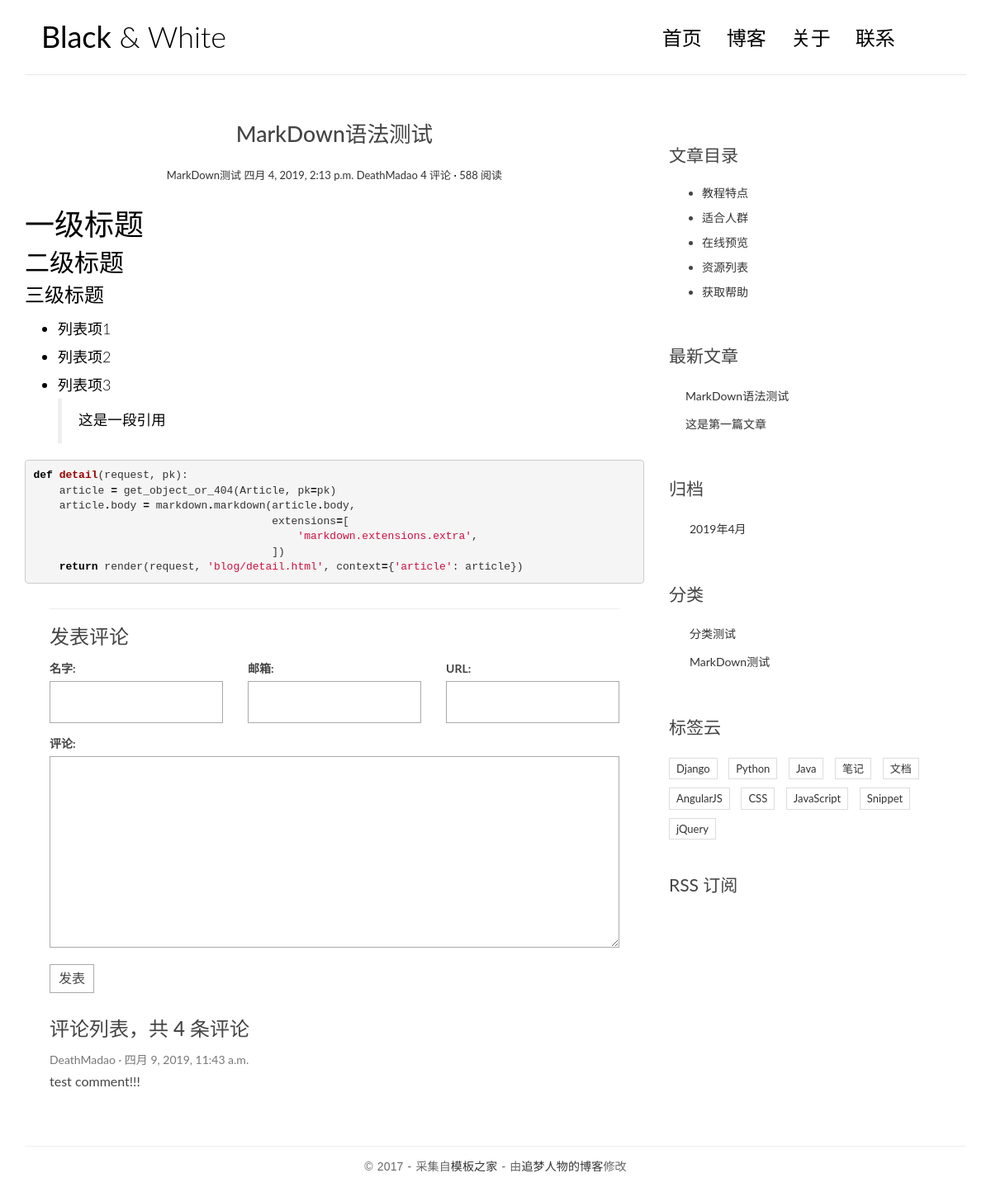
Screenshot of /article/2/ with the database file from the repository.
### blog/models.py (models this page shows, shortened)
class Article(models.Model):
    title = models.CharField(max_length=70)
    body = models.TextField()
    created_time = models.DateTimeField()
    modified_time = models.DateTimeField()
    excerpt = models.CharField(max_length=200, blank=True)
    category = models.ForeignKey(Category)
    tags = models.ManyToManyField(Tag, blank=True)
    author = models.ForeignKey(User)
    objects = models.Manager()
    def get_absolute_url(self):
        return reverse('blog:detail', kwargs={'pk': self.pk})

class Category(models.Model):
    name = models.CharField(max_length=100)
    objects = models.Manager()

### comments/models.py (models this page shows, shortened)
class Comment(models.Model):
    name = models.CharField(max_length=100)
    email = models.EmailField(max_length=255)
    url = models.URLField(blank=True)
    text = models.TextField()
    created_time = models.DateTimeField(auto_now_add=True)
    article = models.ForeignKey('blog.Article')

### blog/views.py (the view)
# urls.py: url(r'^article/(?P<pk>[0-9]+)/$', views.detail, name='detail'),
def detail(request, pk):
    article = get_object_or_404(Article, pk=pk)
    article.body = markdown.markdown(article.body,
                                     extensions=[
                                         'markdown.extensions.extra',
                                         'markdown.extensions.codehilite',
                                         'markdown.extensions.toc',
                                     ])
    form = CommentForm()
    comment_list = article.comment_set.all()
    context = {
        "article": article,
        "form": form,
        "comment_list": comment_list,
    }
    return render(request, 'blog/detail.html', context=context)

### comments/forms.py
class CommentForm(forms.ModelForm):
    class Meta:
        model = Comment
        fields = ['name', 'email', 'url', 'text']

### blog/templatetags/blog_tags.py (called while the page is built)
@register.simple_tag
def get_recent_articles(num=5):
    return Article.objects.all().order_by('-created_time')[:num]

@register.simple_tag
def archives():
    return Article.objects.dates('created_time', 'month', order='DESC')

@register.simple_tag
def get_categories():
    return Category.objects.all()

### templates/blog/detail.html (shortened to what this page needs)
{% extends 'base.html' %}
{% block main %}
    <article class="article article-1">
        <header class="entry-header">
            <h1 class="entry-title">{{ article.title }}</h1>
            <div class="entry-meta">
                <span class="article-category"><a href="#">{{ article.category.name }}</a></span>
                <span class="article-date"><a href="#"><time class="entry-date"
                                                          datetime="{{ article.created_time }}">{{ article.created_time }}</time></a></span>
                <span class="article-author"><a href="#">{{ article.author }}</a></span>
                <span class="comments-link"><a href="#">4 评论</a></span>
                <span class="views-count"><a href="#">588 阅读</a></span>
            </div>
        </header>
        <div class="entry-content clearfix">
            {{ article.body|safe }}
        </div>
    </article>
    <section class="comment-area" id="comment-area">
        <hr>
        <h3>发表评论</h3>
        <form action="{% url 'comments:article_comment' article.pk %}" method="post" class="comment-form">
            <div class="row">
                <div class="col-md-4">
                    <label for="{{ form.name.id_for_label }}">名字:</label>
                    {{ form.name }}
                </div>
                <div class="col-md-4">
                    <label for="{{ form.email.id_for_label }}">邮箱:</label>
                    {{ form.email }}
                </div>
                <div class="col-md-4">
                    <label for="{{ form.url.id_for_label }}">URL:</label>
                    {{ form.url }}
                </div>
                <div class="col-md-12">
                    <label for="{{ form.text.id_for_label }}">评论:</label>
                    {{ form.text }}
                    <button type="submit" class="comment-btn">发表</button>
                </div>
            </div>
        </form>
        <div class="comment-list-panel">
            <h3>评论列表，共 <span>4</span> 条评论</h3>
            <ul class="comment-list list-unstyled">
                {% for comment in comment_list %}
                    <li class="comment-item">
                        <span class="nickname">{{ comment.name }}</span>
                        <time class="submit-date"
                              datetime="{{ comment.created_time }}">{{ comment.created_time }}</time>
                        <div class="text">
                            {{ comment.text }}
                        </div>
                    </li>
                {% empty %}
                    暂无评论
                {% endfor %}
            </ul>
        </div>
    </section>
{% endblock main %}
{% block toc %}
    <div class="widget widget-content">
        <h3 class="widget-title">文章目录</h3>
        <ul>
            <li>
                <a href="#">教程特点</a>
            </li>
            <li>
                <a href="#">适合人群</a>
            </li>
            <li>
                <a href="#">在线预览</a>
            </li>
            <li>
                <a href="#">资源列表</a>
            </li>
            <li>
                <a href="#">获取帮助</a>
            </li>
        </ul>
    </div>
{% endblock toc %}

### templates/base.html (shortened to what this page needs)
{% load staticfiles %}
{% load blog_tags %}
<!DOCTYPE html>
<html>
<head>
    <link rel="stylesheet" href="http://code.ionicframework.com/ionicons/2.0.1/css/ionicons.min.css">
    <link rel="stylesheet" href="{% static 'blog/css/bootstrap.min.css' %}">
    <link rel="stylesheet" href="{% static 'blog/css/pace.css' %}">
    <link rel="stylesheet" href="{% static 'blog/css/custom.css' %}">
    <link rel="stylesheet" href="{% static 'blog/css/highlights/github.css' %}">
</head>
<body>
<div class="container">
    <header id="site-header">
        <div class="row">
            <div class="col-md-4 col-sm-5 col-xs-8">
                <div class="logo">
                    <h1><a href="index.html"><b>Black</b> &amp; White</a></h1>
                </div>
            </div>
            <div class="col-md-8 col-sm-7 col-xs-4">
                <nav class="main-nav" role="navigation">
                    <div class="collapse navbar-collapse" id="bs-example-navbar-collapse-1">
                        <ul class="nav navbar-nav navbar-right">
                            <li class="cl-effect-11"><a href="index.html" data-hover="首页">首页</a></li>
                            <li class="cl-effect-11"><a href="full-width.html" data-hover="博客">博客</a></li>
                            <li class="cl-effect-11"><a href="about.html" data-hover="关于">关于</a></li>
                            <li class="cl-effect-11"><a href="contact.html" data-hover="联系">联系</a></li>
                        </ul>
                    </div>
                </nav>
            </div>
        </div>
    </header>
</div>
<div class="content-body">
    <div class="container">
        <div class="row">
            <main class="col-md-8">
                {% block main %}
                {% endblock main %}
            </main>
            <aside class="col-md-4">
                {% block toc %}
                {% endblock toc %}
                <div class="widget widget-recent-posts">
                    <h3 class="widget-title">最新文章</h3>
                    {% get_recent_articles as recent_articles_list %}
                    <ul>
                        {% for article in recent_articles_list %}
                        <li>
                            <a href="{{ article.get_absolute_url }}">{{ article.title }}</a>
                        </li>
                        {% empty %}
                        暂无文章!
                        {% endfor %}
                    </ul>
                </div>
                <div class="widget widget-archives">
                    <h3 class="widget-title">归档</h3>
                    {% archives as date_list %}
                    <ul>
                        {% for date in date_list %}
                        <li>
                            <a href="{% url 'blog:archives' date.year date.month %}">{{ date.year }}年{{ date.month }}月</a>
                        </li>
                        {% empty %}
                        暂无归档!
                        {% endfor %}
                    </ul>
                </div>
                <div class="widget widget-category">
                    <h3 class="widget-title">分类</h3>
                    {% get_categories as category_list %}
                    <ul>
                        {% for category in category_list %}
                        <li>
                            <a href="{% url 'blog:category' category.pk %}">{{ category.name }}</a>
                        </li>
                        {% empty %}
                        暂无分类!
                        {% endfor %}
                    </ul>
                </div>
                <div class="widget widget-tag-cloud">
                    <h3 class="widget-title">标签云</h3>
                    <ul>
                        <li>
                            <a href="#">Django</a>
                        </li>
                        <li>
                            <a href="#">Python</a>
                        </li>
                        <li>
                            <a href="#">Java</a>
                        </li>
                        <li>
                            <a href="#">笔记</a>
                        </li>
                        <li>
                            <a href="#">文档</a>
                        </li>
                        <li>
                            <a href="#">AngularJS</a>
                        </li>
                        <li>
                            <a href="#">CSS</a>
                        </li>
                        <li>
                            <a href="#">JavaScript</a>
                        </li>
                        <li>
                            <a href="#">Snippet</a>
                        </li>
                        <li>
                            <a href="#">jQuery</a>
                        </li>
                    </ul>
                </div>
                <div class="rss">
                    <a href=""> RSS 订阅</a>
                </div>
            </aside>
        </div>
    </div>
</div>
<footer id="site-footer">
    <div class="container">
        <div class="row">
            <div class="col-md-12">
                <p class="copyright">&copy 2017 - 采集自<a href="http://www.cssmoban.com/"
                                                        target="_blank" title="模板之家">模板之家</a>
                    - 由<a href="http://zmrenwu.com/" title="网页模板" target="_blank">追梦人物的博客</a>修改
                </p>
            </div>
        </div>
    </div>
</footer>
</body>
</html>

### blog/static/blog/css/custom.css (style rules this page uses)
* { outline: none; }
h1, h2, h3, h4, h5, h6 { margin-top: 0; }
b { font-weight: 400; }
a { color: #333; }
body { color: #444; font-family: 'Lato', sans-serif; }
p { font-family: 'Ubuntu', sans-serif; font-weight: 400; word-spacing: 1px; letter-spacing: 0.01em; }
#site-header { background-color: #FFF; padding: 25px 20px; margin-bottom: 40px; border-bottom: 1px solid #e7e7e7; }
.logo h1 a { color: #000; }
.logo h1 { margin: 0; font-family: 'Lato', sans-serif; font-weight: 300; }
.main-nav { margin-top: 11px; max-width: 95%; }
.main-nav a { color: #000000 !important; padding: 0 0 5px 0 !important; margin-right: 30px; font-family: 'Lato', sans-serif; font-weight: 300; font-size: 24px; }
.cl-effect-11 a { padding: 10px 0; color: #0972b4; text-shadow: none; }
.cl-effect-11 a::before { position: absolute; top: 0; left: 0; overflow: hidden; padding: 0 0 5px 0 !important; max-width: 0; border-bottom: 1px solid #000; color: #000; content: attr(data-hover); white-space: nowrap; -webkit-transition: max-width 0.5s; -moz-transition: max-width 0.5s; transition: max-width 0.5s; }
.content-body { padding-bottom: 4em; }
.entry-title { text-align: center; font-size: 1.9em; margin-bottom: 20px; line-height: 1.6; padding: 10px 20px 0; }
.entry-meta { text-align: center; color: #DDDDDD; font-size: 13px; margin-bottom: 30px; }
.entry-content { font-size: 18px; line-height: 1.9; font-weight: 300; color: #000; }
.post-category::after, .post-date::after, .post-author::after, .comments-link::after { content: ' ·'; color: #000; }
.widget { background: #fff; padding: 30px 0 0; }
.widget-title { font-size: 1.5em; margin-bottom: 20px; line-height: 1.6; padding: 10px 0 0; font-weight: 400; }
.widget-recent-posts ul { padding: 0; margin: 0; padding-left: 20px; }
.widget-recent-posts ul li { list-style-type: none; position: relative; line-height: 170%; margin-bottom: 10px; }
.widget-recent-posts ul li::before { content: '\f3d3'; font-family: "Ionicons"; position: absolute; left: -17px; top: 3px; font-size: 16px; color: #000; }
.widget-archives ul { padding: 0; margin: 0; padding-left: 25px; }
.widget-archives ul li { list-style-type: none; position: relative; line-height: 170%; margin-bottom: 10px; }
.widget-archives ul li::before { content: '\f3f3'; font-family: "Ionicons"; position: absolute; left: -25px; top: 1px; font-size: 16px; color: #000; }
.widget-category ul { padding: 0; margin: 0; padding-left: 25px; }
.widget-category ul li { list-style-type: none; position: relative; line-height: 170%; margin-bottom: 10px; }
.widget-category ul li::before { content: '\f3fe'; font-family: "Ionicons"; position: absolute; left: -25px; top: 1px; font-size: 18px; color: #000; }
.widget-tag-cloud ul { padding: 0; margin: 0; margin-right: -10px; }
.widget-tag-cloud ul li { list-style-type: none; font-size: 13px; display: inline-block; margin-right: 10px; margin-bottom: 10px; padding: 3px 8px; border: 1px solid #ddd; }
.widget-content ul li { margin-bottom: 10px; }
.rss { font-size: 21px; margin-top: 30px; }
.rss a { color: #444; }
#site-footer { padding-top: 10px; padding: 0 0 1.5em 0; }
.copyright { text-align: center; padding-top: 1em; margin: 0; border-top: 1px solid #eee; color: #666; }
.contact-form input, .comment-form input { border: 1px solid #aaa; margin-bottom: 15px; width: 100%; padding: 15px 15px; font-size: 16px; line-height: 100%; transition: 0.4s border-color linear; }
.contact-form textarea, .comment-form textarea { border: 1px solid #aaa; margin-bottom: 15px; width: 100%; padding: 15px 15px; font-size: 16px; line-height: 20px !important; min-height: 183px; transition: 0.4s border-color linear; }
.comment-area { padding: 0 30px 0; }
.comment-form { margin-top: 15px; }
.comment-form .comment-btn { background-color: #fff; border: 1px solid #aaa; font-size: 16px; padding: 5px 10px; }
.comment-list-panel { margin-top: 30px; }
.comment-list { margin-top: 15px; }
.comment-item .nickname, .comment-item .submit-date { color: #777; font-size: 14px; }
.comment-item .nickname:after { content: ' ·'; }
.comment-item .text { padding-top: 5px; font-size: 16px; }

### blog/static/blog/css/highlights/github.css (style rules this page uses)
.codehilite .k { color: #000000; font-weight: bold }
.codehilite .o { color: #000000; font-weight: bold }
.codehilite .nf { color: #990000; font-weight: bold }
.codehilite .w { color: #bbbbbb }
.codehilite .s1 { color: #d01040 }

### rows the page displays
Article: title "MarkDown语法测试", category.name "MarkDown测试", created_time "四月 4, 2019, 2:13 p.m.", author "DeathMadao", body "一级标题 二级标题 三级标题 列表项1 列表项2 列表项3 这是一段引用 def detail ( request , pk ): article = get_object_or_404 ( Article , pk = pk ) article . body = markdown . markdown ( article . body , extensions = [ 'markdown.extensions.extra' , ]) return render ( request , 'blog/detail.html' , context = { 'article' : article })"
Comment: name "DeathMadao", created_time "四月 9, 2019, 11:43 a.m.", text "test comment!!!"
Article: title "这是第一篇文章"
Category: name "分类测试"
Category: name "MarkDown测试"

### other values shown
{{ date.year }} "2019"
{{ date.month }} "4"
